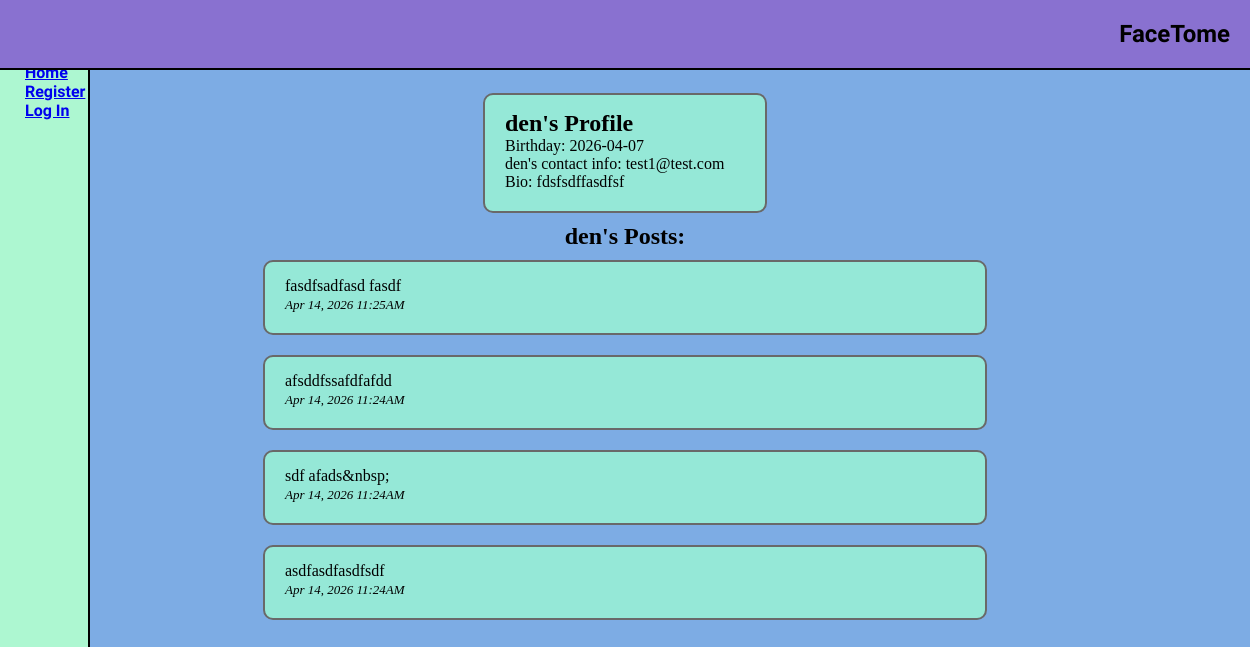
The page /profile/2 on the database its author committed.
### server.py (models this page shows)
class User(db.Model, UserMixin): # <-- UserMixin covers the required fields for flask login
    __tablename__ = 'user'
    id: Mapped[int] = mapped_column(Integer, primary_key=True)
    email: Mapped[str] = mapped_column(String(100), unique=True)
    password: Mapped[str] = mapped_column(String(100))
    name: Mapped[str] = mapped_column(String(100))
    birthday: Mapped[str] = mapped_column(String(100))
    bio: Mapped[str] = mapped_column(String(500))
    posts = relationship("Post", back_populates="user")

class Post(db.Model):
    __tablename__ = 'post'
    id: Mapped[int] = mapped_column(Integer, primary_key=True)
    content: Mapped[str] = mapped_column(String(500))
    date: Mapped[str] = mapped_column(String(30))
    user_id: Mapped[int] = mapped_column(Integer, db.ForeignKey("user.id"))
    user = relationship("User", back_populates="posts")

### server.py (the view)
@app.route('/profile/<int:user_id>', methods=["GET", "POST"])
def profile(user_id):
    user_result = db.session.execute(db.select(User).where(User.id == user_id))
    user = user_result.scalar()
    posts_result = db.session.execute(db.select(Post).where(Post.user_id == user_id).order_by(Post.date.desc()))
    posts = posts_result.scalars().all()
    form = ProfileForm(
        name=user.name,
        email=user.email,
        birthday=dt.datetime.strptime(user.birthday, '%Y-%m-%d'),
        bio=user.bio
    )
    if request.method == 'POST':
        user.name = form.name.data
        user.email = form.email.data
        user.birthday = form.birthday.data
        user.bio = form.bio.data
        db.session.commit()
        return redirect(url_for('profile', user_id=user_id))
    else:
        return render_template("profile.html", logged_in=current_user.is_authenticated,
                               user=user, posts=posts, form=form)

### templates/profile.html (shortened to what this page needs)
{% extends "base.html" %}
{% block content %}
<div id="profile-info">
    {% if current_user.id == user.id %}
    {{ render_form(form) }}
    <a href="{{ url_for('change_password') }}">Change Password?</a>
    {% else %}
    <h2>{{ user.name }}'s Profile</h2>
    <p>Birthday: {{ user.birthday }}</p>
    <p>{{ user.name }}'s contact info: {{ user.email }}</p>
    <p>Bio: {{ user.bio }}</p>
    {% endif %}
</div>
{% if current_user.id == user.id %}
<h2 style="text-align: left">Your Posts:</h2>
{% else %}
<h2 style="text-align: left">{{ user.name }}'s Posts:</h2>
{% endif %}
{% for post in posts: %}
<div class="post">
    <p class="post-content">{{ post.content }}</p>
    <i style="font-size:13px">{{ post.date }}</i>
</div>
{% endfor %}
{% endblock %}

### static/styles/styles.css (style rules this page uses)
* { margin: 0; padding: 0; }
body { background: #7dace4; }
#profile-info { align-items: center; float: right; background: #95e8d7; padding: 15px 10px 20px 20px; width: 20%; border: solid dimgray; border-radius: 10px; border-width: 2px; margin: 10px 0 10px 0; align-items: end; }
.post { background: #95e8d7; padding: 15px 0 20px 20px; width: 700px; border: solid dimgray; border-radius: 10px; border-width: 2px; margin: 10px 0 10px 0; }
.post-content { display: flex; text-wrap: wrap; padding-right: 10px; }

### rows shown on the page
User: name "den", birthday "2026-04-07", email "test1@test.com", bio "fdsfsdffasdfsf"
Post: content "fasdfsadfasd fasdf", date "Apr 14, 2026 11:25AM"
Post: content "afsddfssafdfafdd", date "Apr 14, 2026 11:24AM"
Post: content "sdf afads&nbsp;", date "Apr 14, 2026 11:24AM"
Post: content "asdfasdfasdfsdf", date "Apr 14, 2026 11:24AM"
